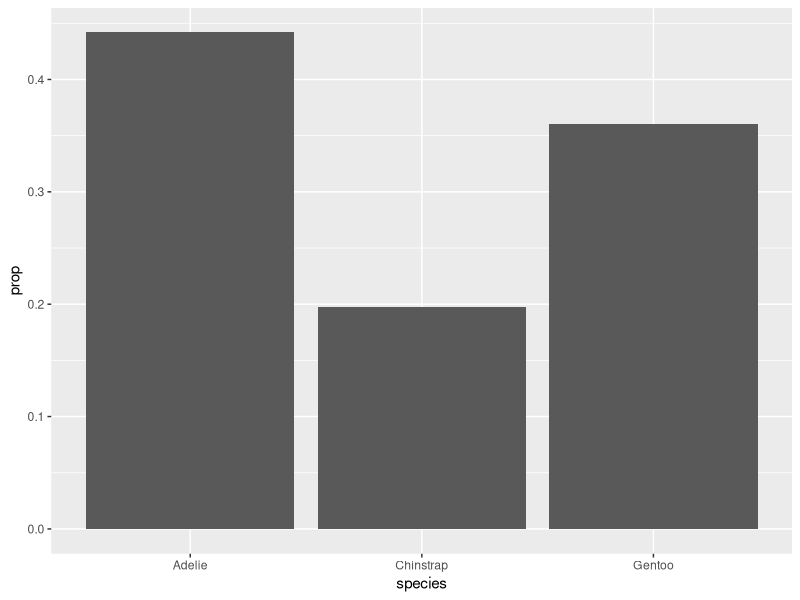
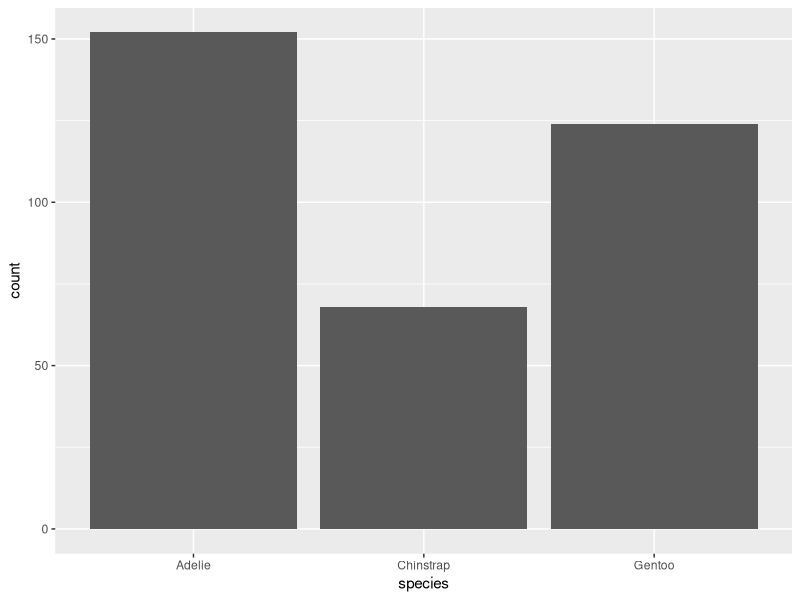

Write R code to recreate these figures, in order.
## ---- chunk 1
#| eval: true
#| echo: true
#| message: false
#| warning: false
# load packages ----
library(tidyverse)
library(palmerpenguins)
## ---- chunk 2
# create some untidy temperature data ----
temp_data_wide <- tribble(
  ~date, ~station1, ~station2,  ~station3,
  "2023-10-01", 30.1, 29.8,  31.2,
  "2023-11-01", 28.6, 29.1,  33.4,
  "2023-12-01", 29.9, 28.5,  32.3
)

# print it out ----
print(temp_data_wide)
## ---- chunk 3
# convert data from wide > long ----
temp_data_long <- temp_data_wide |> 
  pivot_longer(cols = starts_with("station"),
               names_to = "station_id",
               values_to = "temp_c")

# print it out ----
print(temp_data_long)
## ---- chunk 4
#| warning: false
# ~ CODE ALONG HERE ~
## ---- chunk 5
#| warning: false
# ~ CODE ALONG HERE ~
## ---- chunk 6
#| warning: false
# ~ CODE ALONG HERE ~
## ---- chunk 7
#| warning: false
# ~ CODE ALONG HERE ~
## ---- chunk 8
#| warning: false
#| message: false
# create a separate penguins_summary df ----
penguins_summary <- penguins |>
  drop_na() |> 
  group_by(species) |> 
  summarize(
    mean_bill_length_mm = mean(bill_length_mm),
    mean_bill_depth_mm = mean(bill_depth_mm)
  )

# create ggplot with layers from different dfs ----
# ~ CODE ALONG HERE ~
## ---- chunk 9
#| warning: false
#| message: false
# scatterplot with lms fitted to species ---- 
# ~ CODE ALONG HERE ~
## ---- chunk 10
#| warning: false
#| message: false
# scatterplot with lm fitted to entire data set ---- 
# ~ CODE ALONG HERE ~
## ---- chunk 11
#| warning: false
# filter for Gentoo penguins, then pipe into ggplot ----
# ~ CODE ALONG HERE ~
## ---- chunk 12
#| warning: false
# ~ CODE ALONG HERE ~
## ---- chunk 13
#| warning: false

# new summarized df ----
penguin_summary <- penguins |> 
  count(species) 

# generate bar heights based on "identity" of values in `n` column ----
# ~ CODE ALONG HERE ~
## ---- chunk 14
#| warning: false
ggplot(penguins, aes(x = species, y = after_stat(prop), group = 1)) +
  geom_bar()
## ---- chunk 15
#| warning: false
# ~ CODE ALONG HERE ~
## ---- chunk 16
#| warning: false
# ~ CODE ALONG HERE ~
## ---- chunk 17
#| warning: false
# ~ CODE ALONG HERE ~
## ---- chunk 18
#| warning: false
# ~ CODE ALONG HERE ~
## ---- chunk 19
#| warning: false
ggplot(penguins, aes(x = species)) +
  geom_bar()
## ---- chunk 20
#| warning: false
# ~ CODE ALONG HERE ~
## ---- chunk 21
#| warning: false
# ~ CODE ALONG HERE ~
## ---- chunk 22
#| warning: false
# ~ CODE ALONG HERE ~
## ---- chunk 23
#| warning: false
# ~ CODE ALONG HERE ~
## ---- chunk 24
#| warning: false
#| message: false
# ~ CODE ALONG HERE ~
